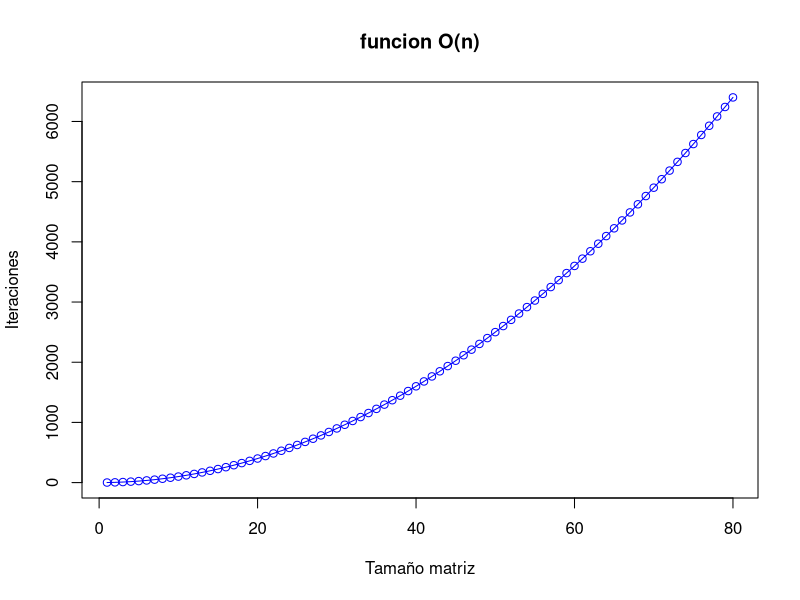
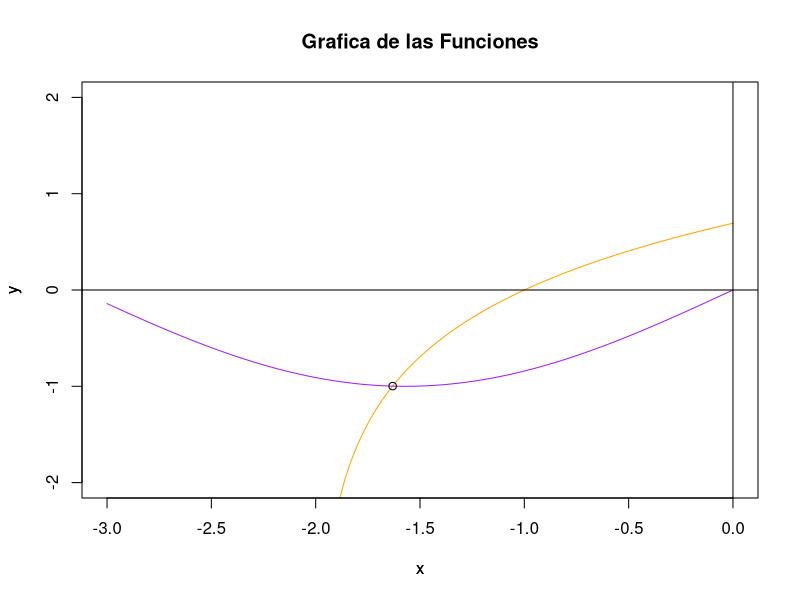
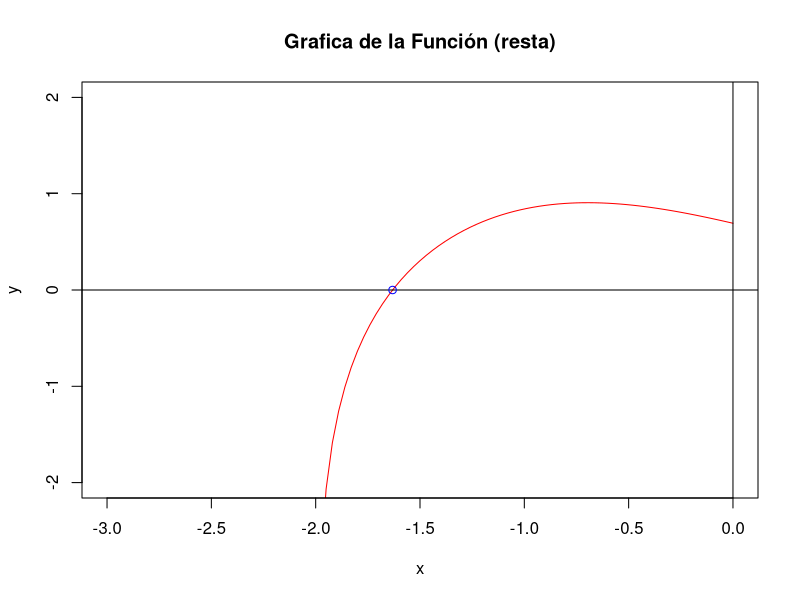
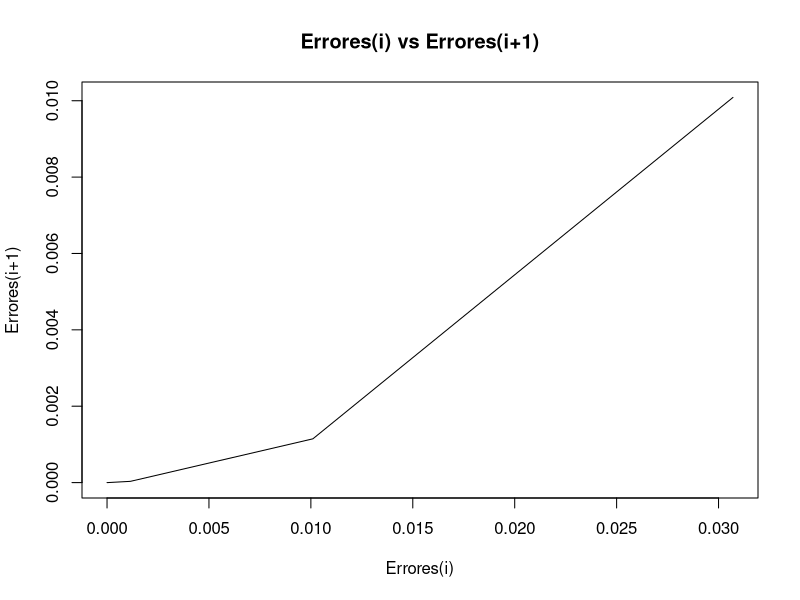
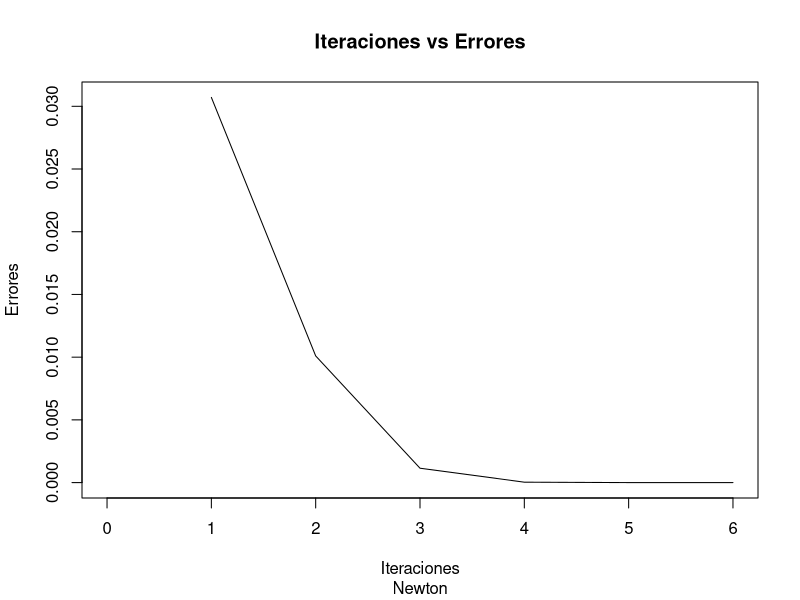

The R script that drew these images, in order:
#-------------------------------------------------------------------------------------------------------
#                                                   Primer Parcial Analisis numerico
#-------------------------------------------------------------------------------------------------------

# 1. Sea f(n) la eficiencia del algoritmo, medida como el n´umero m´inimo de operaciones requeridas para
#resolver el problema

# a) Implemente en R o Python un algoritmo que le permita sumar ´unicamente los elementos de la
# sub matriz triangular superior o triangular inferior, dada la matriz cuadrada An. Imprima varias
# pruebas, para diferentes valores de n y exprese f(n) en notaci´on O() con una gr´afica que muestre
# su orden de convergencia.

crearMatrix = function(n)
{
  
  datos = sample(1:20, n*n, replace=T) ## Datos de la matrix aleatorios
  
  A = matrix(datos, nrow = n)
  
  return(A)
  
}

sumarElementosMatriz = function(tamMatrices)
{
  eje_x = c()
  eje_y = c()
  
  
  
  for (m in 1:length(tamMatrices))
  {
    
    n = tamMatrices[m]
    
    eje_y[m] = n*n
    eje_x[m] = n
    
    sum = 0
    
    A = crearMatrix(n)
    
    
    for (i in 1:n)
    {
      for (j in 1:n)
      {
        sum = sum + A[i,j]
      } 
    }
    
    cat("\nLa suma para la matriz A: \n" )
    print(A)
    cat("\nes = ", sum)
    
  }
  
  plot(eje_x, eje_y, main = "funcion O(n)", col="blue", xlab = "Tamaño matriz", ylab = "Iteraciones", type = "o", ylim = c(0,n*n) )
  
}

tamMatrices = c(1:80)

sumarElementosMatriz(tamMatrices)


# 2. Sean f(x) = ln(x + 2) y g(x) = sin(x) dos funciones de valor real.

f <-function(x){
  return(log(x + 2))
}
g <-function(x){
  return(sin(x))
}

#intersección
h <-function(x){
  return (f(x)-g(x))  
}

# a)  Utilice la siguiente formula recursiva con E = 1e???8 para el punto de intersección.

# El primer y segundo parámetro son aproximaciones de la solución
# Respectivamente corresponden a los valores iniciales de x(n-1) y x(n-2) 

formula <- function(x0, x1, tol)
{
  
  plot(f, xlim = c(-3,0), ylim = c(-2,2), col = "orange", main = "Grafica de las Funciones", xlab = "x", ylab = "y")
  par(new=TRUE)
  curve(g, type = "l", col="purple", axes=FALSE, ylab = "y", xlim = c(-3,0), ylim = c(-2,2))
  points(-1.631, -0.998, col="black")
  abline(h=0, v=0, col="black")
  par(new=FALSE)
  
  plot(h, xlim = c(-3,0), ylim = c(-2,2), col = "red", main = "Grafica de la Función (resta)", xlab = "x", ylab = "y")
  abline(h=0, v=0, col="black")
  
  err = abs(x1-x0)
  contador <-0
  
  cat("---------------------------------------------------------------------------\n")
  cat(formatC( c("x_k"," f(x_k)","Error est."), width = -20, format = "f", flag = " "), "\n")
  cat("---------------------------------------------------------------------------\n")
  
  x = 0
  
  iteraciones<-c()
  Erx<-c()
  Ery<-c()
  
  while(tol < err)
  {
    #numerador de la expresion iterativa
    numerador = h(x1)*(x1-x0)
    
    #denominador de la expresion iterativa
    denominador = h(x1) - h(x0)
    
    
    #calcular xn
    x = x1 - numerador/denominador
    
    if(contador>0)
    {
      err2<-err
      err = abs(x - x1)
      Erx<-c(Erx, err2/abs(x))
      Ery<-c(Ery, err/abs(x))
    }
    else
    {
      err = abs(x - x1)  
    }
    contador <-contador+1
    
    #se preparan los valores para la siguiente iteracion
    x0 = x1
    x1 = x
    cat(formatC( c(x ,h(x), err), digits=15, width = -15, format = "f", flag = " "), "\n")
  }
  
  points(x,0, col="blue")
  
  plot(h, xlim = c(min(Erx),max(Erx)), ylim = c(min(Ery),max(Ery)), col = "white", main = "Errores(i) vs Errores(i+1)", xlab = "Errores(i)", ylab = "Errores(i+1)")
  lines(Erx, Ery, type = "l")
  
  Erx<-c(Erx,Ery[contador-1])
  iteraciones<-c(1:contador)
  plot(f, xlim = c(0,iteraciones[contador]), ylim = c(min(Erx),max(Erx)), col = "white", main = "Iteraciones vs Errores", sub = "Newton", xlab = "Iteraciones", ylab = "Errores")
  lines(iteraciones, Erx, type = "l")
  
  cat("\n\nLa intersección se encuentra en el punto x=", x, ", E=",err ," iteraciones = ", contador ,"\n")
}

#Advertencia: Los valores iniciales deben ser cercanos a la solucion para que haya convergencia
formula(-1.8,-1.7,1e-8)

